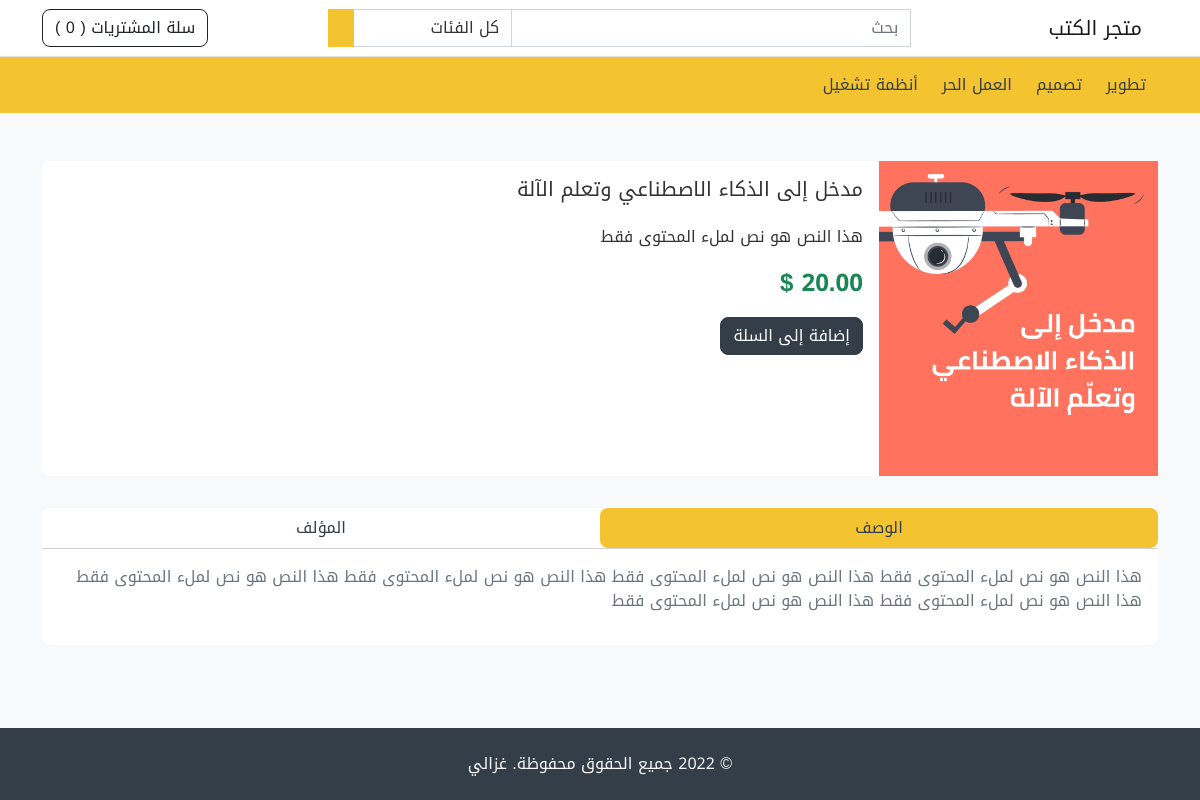
Page /product/1 on the committed database.
### store/models.py (models this page shows, shortened)
class Category(models.Model):
    name = models.CharField(max_length=255, unique=True)
    featured = models.BooleanField(default=False)
    order = models.IntegerField(default=1)
    created_at = models.DateTimeField(auto_now_add=True)
    updated_at = models.DateTimeField(auto_now=True)
    class Meta:
        verbose_name = _('category')
        verbose_name_plural = _('categories')

class Product(models.Model):
    name = models.CharField(max_length=255)
    short_description = models.TextField(null=True, blank=True)
    description = models.TextField(null=True, blank=True)
    image = models.ImageField()  # when you use ImageField you should install Pillow module
    pdf_file = models.FileField(null=True)
    price = models.FloatField()
    featured = models.BooleanField(default=False)
    created_at = models.DateTimeField(auto_now_add=True)
    updated_at = models.DateTimeField(auto_now=True)
    category = models.ForeignKey(Category, on_delete=models.PROTECT)
    author = models.ForeignKey(Author, on_delete=models.SET_NULL, null=True)  # models.NULL means that if we remove the author of some products then the author attribute of Product object will be null
    class Meta:
        verbose_name = _('product')
        verbose_name_plural = _('products')

### store/views.py (the view)
# urls.py: path("product/<int:pid>", views.product, name='store.product'),
def product(request, pid):
    product = Product.objects.get(pk=pid)  # we didn't use select_related() because we display one element in the page, and this will be one query for author attributes
    return render(request, "product.html", {'product':product})

### store/custom_context_processor.py (called while the page is built)
def store_website(request):
    cart = Cart.objects.filter(session=request.session.session_key).last()
    cart_total = 0
    cart_products = []
    if cart:
        cart_products = Product.objects.filter(pk__in=cart.items)
        for item in cart_products:
            cart_total += item.price
    categories = Category.objects.order_by('order')
    return {
        'categories': categories,
        'cart_products': cart_products,
        'cart_total': cart_total
        }

### store/templatetags/my_filters.py (called while the page is built)
def currency(amount):
    return "{:.2f}".format(amount) + ' $'

### store/templates/product.html (shortened to what this page needs)
{% extends 'base.html' %}
{% load i18n my_filters %}
{% block content %}
    <div class="container my-5">
        <section>
        <div class="card mb-3">
            <div class="row g-0">
            <div class="col-md-3">
                <div class="swiper my-auto swiper-product">
                <div class="swiper-wrapper">
                    <div class="swiper-slide">
                    <img
                        src="{{ product.image.url }}"
                        class="img-fluid"
                        alt="..."
                    />
                    </div>
                </div>
                </div>
            </div>
            <div class="col-md-9">
                <div class="card-body">
                <h5 class="card-title"> {{ product.name }} </h5>
                <p class="card-text mt-4">
                    {{ product.short_description }}
                </p>
                <p class="card-text fs-4">
                    <strong class="text-success mt-3"> {{ product.price|currency }} </strong>
                </p>
                <button class="btn btn-secondary" data-url="{% url 'store.cart_add' product.id %}" onclick="cartUpdate(this)">
                   {% trans "Add to cart" %}
                </button>
                </div>
            </div>
            </div>
        </div>
        </section>
        <section>
        <div class="card">
            <div class="card-header p-0 bg-white">
            <ul
                class="nav nav-pills nav-justified"
                id="pills-tab"
                role="tablist"
            >
                <li class="nav-item" role="presentation">
                <button
                    class="nav-link active text-secondary"
                    id="pills-home-tab"
                    data-bs-toggle="pill"
                    data-bs-target="#pills-home"
                    type="button"
                    role="tab"
                    aria-controls="pills-home"
                    aria-selected="true"
                >
                    {% trans "Description" %}
                </button>
                </li>
                <li class="nav-item" role="presentation">
                <button
                    class="nav-link text-secondary"
                    id="pills-profile-tab"
                    data-bs-toggle="pill"
                    data-bs-target="#pills-profile"
                    type="button"
                    role="tab"
                    aria-controls="pills-profile"
                    aria-selected="false"
                >
                    {% trans "Author" %}
                </button>
                </li>
            </ul>
            </div>
            <div class="card-body">
            <div class="tab-content" id="pills-tabContent">
                <div
                class="tab-pane fade show active"
                id="pills-home"
                role="tabpanel"
                aria-labelledby="pills-home-tab"
                >
                <p class="fs-6 text-muted">
                    {{ product.description }}
                </p>
                </div>
            </div>
            </div>
        </div>
        </section>
    </div>
{% endblock content %}

### store/templates/base.html (shortened to what this page needs)
{% load static %}
{% load i18n %}
<!DOCTYPE html>
<html lang="ar" class="h-100" dir="rtl">
  <head>
    <link href="{% static "css/528.css" %}" rel="stylesheet">
    <link href="{% static "css/app.css" %}" rel="stylesheet">
  </head>
  <body class="d-flex flex-column h-100 bg-light">
    {% include "partials/header.html" %}
    <main>
      {% block content %}
      {% endblock content %}
    </main>
    {% include "partials/footer.html" %}
  </body>
</html>

### store/templates/partials/header.html (shortened to what this page needs)
{% load i18n %}
<nav class="navbar navbar-expand-lg navbar-light bg-white border-bottom">
    <div class="container">
      <a class="navbar-brand" href="{% url 'store.home' %}"> {% trans "App Name" %} </a>
      <div
        class="collapse navbar-collapse mt-2 mt-lg-0"
        id="navbarSupportedContent"
      >
        {% include "partials/header_search.html" %}
        <ul class="navbar-nav my-2 my-lg-0">
          <li class="nav-item">
            <a href="{% url 'store.cart' %}" class="btn btn-outline-dark" type="button">
              {% trans "Cart" %} (<span id="cart-items-count"> {{ cart_products|length }} </span>)
            </a>
          </li>
        </ul>
      </div>
    </div>
</nav>
<nav class="navbar navbar-expand-lg navbar-light bg-primary">
    <div class="container">
      <div class="collapse navbar-collapse mt-2 mt-lg-0" id="navbarSupportedContent">
        <ul class="navbar-nav my-2 my-lg-0">
          {% for category in categories %}
            {% if category.featured == True %}
              <li class="nav-item">
                <a class="nav-link mx-1" href="{% url "store.category" category.id %}" role="button">
                  {{ category.name }}
                </a>
              </li>
            {% endif %}
          {% endfor %}
        </ul>
      </div>
    </div>
</nav>

### store/templates/partials/header_search.html (shortened to what this page needs)
{% load i18n %}
<form action="{% url 'store.category' %}" class="d-flex mx-auto">
    <div class="input-group">
      <input name="q" type="text" class="form-control" style="width: 400px" placeholder="{% trans "Search" %}" value="{{ request.GET.q }}"/>
      <select name="category_from_select" class="form-control" style="width: 160px">
          <option value=""> {% trans "All Categories" %} </option>
      </select>
      <button class="btn btn-primary" type="submit">
      </button>
    </div>
</form>

### store/templates/partials/footer.html
{% load i18n %}
<footer class="footer mt-auto py-4 bg-secondary">
    <div class="container text-center">
      <span class="text text-light"> {% trans "© 2022 Gazali. All right reserved." %} </span>
    </div>
</footer>

### rows in the picture
Category: name "تطوير"
Category: name "تصميم"
Category: name "العمل الحر"
Category: name "أنظمة تشغيل"
Product: image (picture), name "مدخل إلى الذكاء الاصطناعي وتعلم الآلة", short_description "هذا النص هو نص لملء المحتوى فقط", price "20.00 $", description "هذا النص هو نص لملء المحتوى فقط هذا النص هو نص لملء المحتوى فقط هذا النص هو نص لملء المحتوى فقط هذا النص هو نص لملء المحتوى فقط هذا النص هو نص لملء المحتوى فقط هذا النص هو نص لملء المحتوى فقط"
